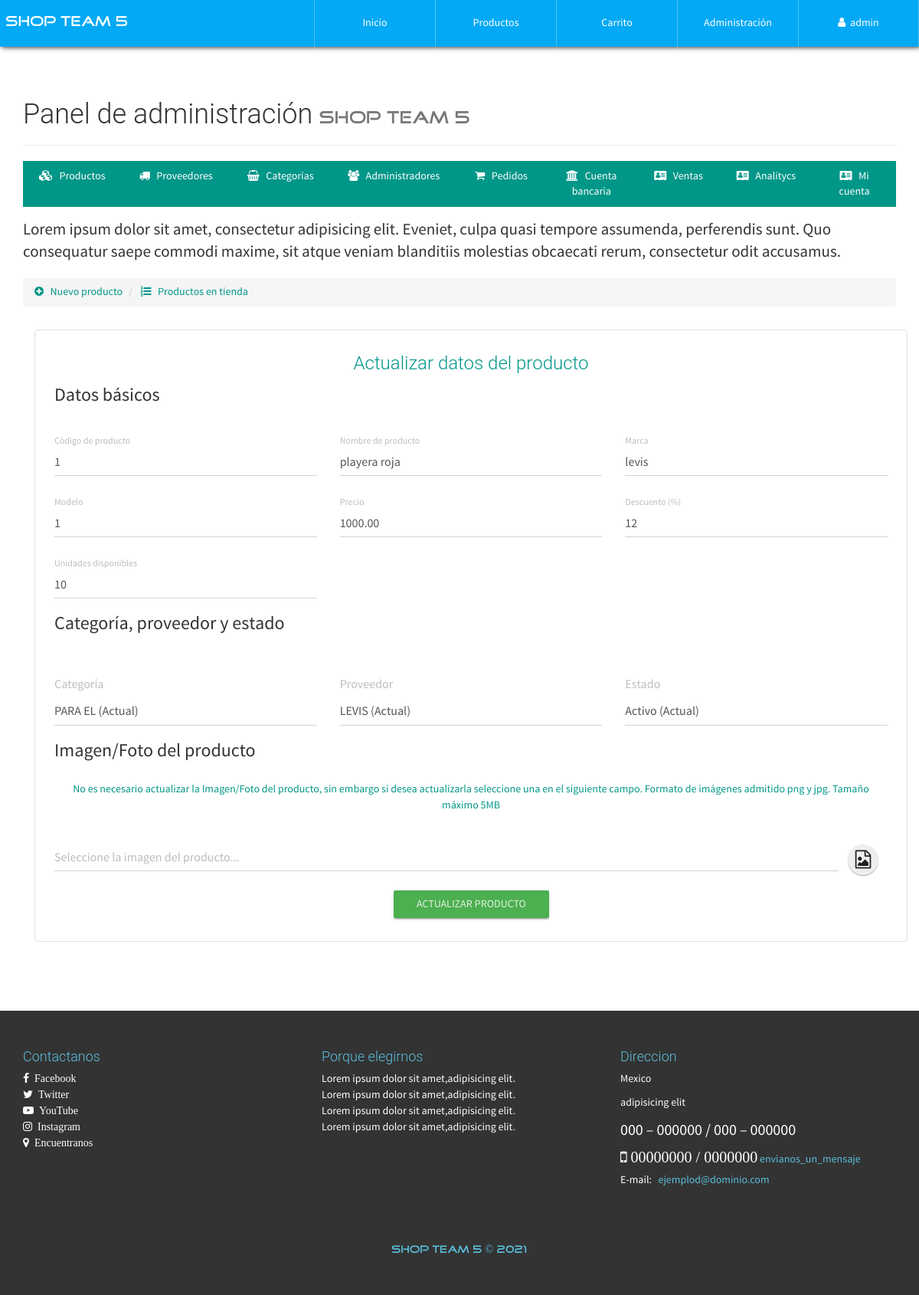
The app's page /configAdmin.php?view=productinfo&code=1 (signed in) with its own data.
### tables this page shows
CREATE TABLE `producto` (
  `id` int(20) NOT NULL,
  `CodigoProd` varchar(30) NOT NULL,
  `NombreProd` varchar(30) NOT NULL,
  `CodigoCat` varchar(30) NOT NULL,
  `Precio` decimal(30,2) NOT NULL,
  `Descuento` int(2) NOT NULL,
  `Modelo` varchar(30) NOT NULL,
  `Marca` varchar(30) NOT NULL,
  `Stock` int(20) NOT NULL,
  `NITProveedor` varchar(30) NOT NULL,
  `Imagen` varchar(150) NOT NULL,
  `Nombre` varchar(30) NOT NULL,
  `Estado` varchar(15) NOT NULL
);

### library/consulSQL.php (called while the page is built, shortened)
<?php
class ejecutarSQL {
    public static function conectar(){
        if(!$con=  mysqli_connect(SERVER,USER,PASS,BD)){
            echo "Error en el servidor, verifique sus datos";
        }
        mysqli_set_charset($con, "utf8");
        return $con;
    }
    public static function consultar($query) {
        if (!$consul = mysqli_query(ejecutarSQL::conectar(), $query)) {
            echo 'Error en la consulta SQL ejecutada';
        }
        return $consul;
    }
}

### admin/productinfo-view.php (the view, shortened to what this page needs)
<p class="lead">
    Lorem ipsum dolor sit amet, consectetur adipisicing elit. Eveniet, culpa quasi tempore assumenda, perferendis sunt. Quo consequatur saepe commodi maxime, sit atque veniam blanditiis molestias obcaecati rerum, consectetur odit accusamus.
</p>
<ul class="breadcrumb" style="margin-bottom: 5px;">
    <li>
        <a href="configAdmin.php?view=product">
            <i class="fa fa-plus-circle" aria-hidden="true"></i> &nbsp; Nuevo producto
        </a>
    </li>
    <li>
        <a href="configAdmin.php?view=productlist"><i class="fa fa-list-ol" aria-hidden="true"></i> &nbsp; Productos en tienda</a>
    </li>
</ul>
<div class="container">
	<div class="row">
        <div class="col-xs-12">
            <div class="container-form-admin">
                <h3 class="text-primary text-center">Actualizar datos del producto</h3>
                <?php
                	$code=$_GET['code'];
                	$producto=ejecutarSQL::consultar("SELECT * FROM producto WHERE CodigoProd='$code'");
                	$prod=mysqli_fetch_array($producto, MYSQLI_ASSOC);
                ?>
                <form action="./process/updateProduct.php" method="POST" enctype="multipart/form-data" class="FormCatElec" data-form="update">
                    <div class="container-fluid">
                        <div class="row">
                            <div class="col-xs-12">
                                <legend>Datos básicos</legend>
                            </div>
                            <div class="col-xs-12 col-sm-6 col-md-4">
                              <div class="form-group label-floating">
                                <label class="control-label">Código de producto</label>
                                <input type="text" class="form-control" value="<?php echo $prod['CodigoProd']; ?>" required maxlength="30" readonly name="prod-codigo">
                              </div>
                            </div>
                            <div class="col-xs-12 col-sm-6 col-md-4">
                              <div class="form-group label-floating">
                                <label class="control-label">Nombre de producto</label>
                                <input type="text" class="form-control" value="<?php echo $prod['NombreProd']; ?>" required maxlength="30" name="prod-name">
                              </div>
                            </div>
                            <div class="col-xs-12 col-sm-6 col-md-4">
                              <div class="form-group label-floating">
                                <label class="control-label">Marca</label>
                                <input type="text" class="form-control" value="<?php echo $prod['Marca']; ?>" required name="prod-marca">
                              </div>
                            </div>
                            <div class="col-xs-12 col-sm-6 col-md-4">
                              <div class="form-group label-floating">
                                <label class="control-label">Modelo</label>
                                <input type="text" class="form-control" value="<?php echo $prod['Modelo']; ?>" required name="prod-model">
                              </div>
                            </div>
                            <div class="col-xs-12 col-sm-6 col-md-4">
                              <div class="form-group label-floating">
                                <label class="control-label">Precio</label>
                                <input type="text" class="form-control" value="<?php echo $prod['Precio']; ?>" required maxlength="20" pattern="[0-9.]{1,20}" name="prod-price">
                              </div>
                            </div>
                            <div class="col-xs-12 col-sm-6 col-md-4">
                              <div class="form-group label-floating">
                                <label class="control-label">Descuento (%)</label>
                                <input type="text" class="form-control" required maxlength="2" pattern="[0-9]{1,2}" name="prod-desc-price" value="<?php echo $prod['Descuento']; ?>">
                              </div>
                            </div>
                            <div class="col-xs-12 col-sm-6 col-md-4">
                              <div class="form-group label-floating">
                                <label class="control-label">Unidades disponibles</label>
                                <input type="text" class="form-control" value="<?php echo $prod['Stock']; ?>" required maxlength="20" pattern="[0-9]{1,20}" name="prod-stock">
                              </div>
                            </div>
                            <div class="col-xs-12">
                                <legend>Categoría, proveedor y estado</legend>
                            </div>
                            <div class="col-xs-12 col-sm-6 col-md-4">
                              <div class="form-group">
                                <label>Categoría</label>
                                <select class="form-control" name="prod-categoria">
                                    <?php
                                        $categoria=ejecutarSQL::consultar("SELECT * FROM categoria");
                                        while($catec=mysqli_fetch_array($categoria, MYSQLI_ASSOC)){
                                        	if($prod['CodigoCat']==$catec['CodigoCat']){
                                            	echo '<option selected="" value="'.$catec['CodigoCat'].'">'.$catec['Nombre'].' (Actual)</option>';
                                        	}else{
                                        		echo '<option value="'.$catec['CodigoCat'].'">'.$catec['Nombre'].'</option>';
                                        	}
                                        }
                                    ?>
                                </select>
                              </div>
                            </div>
                            <div class="col-xs-12 col-sm-6 col-md-4">
                              <div class="form-group">
                                <label>Proveedor</label>
                                <select class="form-control" name="prod-codigoP">
                                    <?php
                                        $proveedor=ejecutarSQL::consultar("SELECT * FROM proveedor");
                                        while($prov=mysqli_fetch_array($proveedor, MYSQLI_ASSOC)){
                                        	if($prod['NITProveedor']==$prov['NITProveedor']){
                                        		echo '<option selected="" value="'.$prov['NITProveedor'].'">'.$prov['NombreProveedor'].' (Actual)</option>';
                                        	}else{
                                            	echo '<option value="'.$prov['NITProveedor'].'">'.$prov['NombreProveedor'].'</option>';
                                        	}
                                        }
                                    ?>
                                </select>
                              </div>
                            </div>
                            <div class="col-xs-12 col-sm-6 col-md-4">
                              <div class="form-group">
                                <label>Estado</label>
                                <select class="form-control" name="prod-estado">
                                	<?php
                                		if($prod['Estado']=="Activo"){
                                			echo '
                                				<option value="Activo" selected="">Activo (Actual)</option>
                                    			<option value="Desactivado">Desactivado</option>
                                			';
                                		}else{
                                			echo '
                                				<option value="Activo">Activo</option>
                                    			<option value="Desactivado" selected="">Desactivado (Actual)</option>
                                			';
                                		}
                                	?>
                                </select>
                              </div>
                            </div>
                            <div class="col-xs-12">
                                <legend>Imagen/Foto del producto</legend>
                                <p class="text-center text-primary">
                                    No es necesario actualizar la Imagen/Foto del producto, sin embargo si desea actualizarla seleccione una en el siguiente campo. Formato de imágenes admitido png y jpg. Tamaño máximo 5MB
                                </p>
                            </div>
                            <div class="col-xs-12">
                                <div class="form-group">
                                  <div class="input-group">
                                    <input type="text" readonly="" class="form-control" placeholder="Seleccione la imagen del producto...">
                                      <span class="input-group-btn input-group-sm">
                                        <button type="button" class="btn btn-fab btn-fab-mini">
                                          <i class="fa fa-file-image-o" aria-hidden="true"></i>
                                        </button>
                                      </span>
                                  </div>
                                </div>
                            </div>
                        </div>
                    </div>
                <p class="text-center"><button type="submit" class="btn btn-success btn-raised">Actualizar producto</button></p>
                </form>
            </div>
        </div>
    </div>
</div>

### css/style.css (style rules this page uses)
body { font-family: "FontFamilySPro"; line-height: 1.5; font-size: 1.4em; width: 100%; height: 100%; margin: 0px; padding: 0px; background-position: center center; background-repeat: no-repeat; background-attachment: fixed; background-size: cover; background-color: #fff; }
.container-form-admin { border: 1px solid #e0e1e1 !important; border-radius: 4px; padding: 10px; margin-top: 25px; }
#container-page-configAdmin { background-image: url(../assets/img/font-registration.JPG); }

### records on screen
producto: prod-codigo "1", prod-name "playera roja", prod-marca "levis", prod-model "1", prod-price "1000.00", prod-desc-price "12", prod-stock "10", prod-estado "Activo (Actual)"

### other values on screen
$_SESSION['nombreAdmin'] "admin"
form field prod-categoria "PARA EL (Actual)"
form field prod-codigoP "LEVIS (Actual)"
